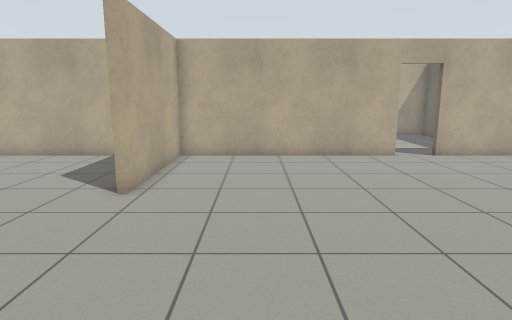
view 1 (above)

17 first-person views from a walk through a robot-simulator world made for Gazebo. The camera is 1.2 m above the floor, tilts 10° down and sees 75° across. The floor is counted in squares, 0.5 m on a side. Each view is taken from the middle of a square. On the plan, view 1 faces up. The plan holds only what a view shows up to about 19 squares ahead; the rest is blank.

view 2
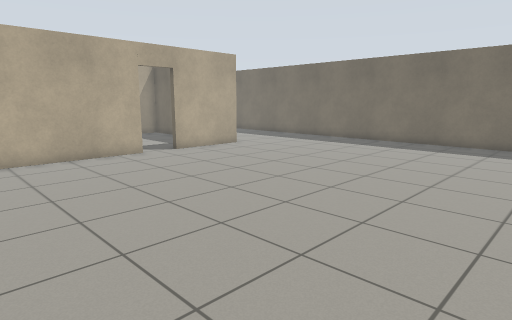

view 3
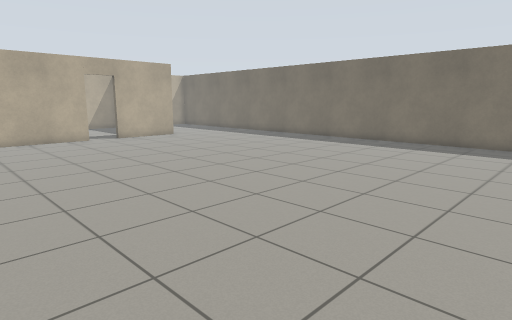

view 4
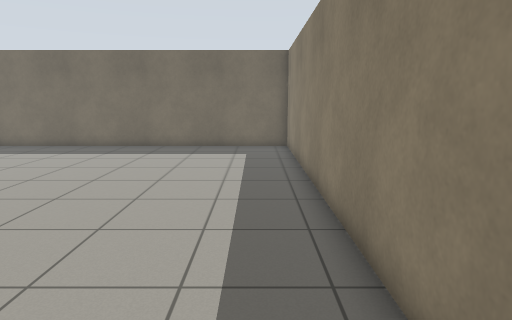

view 5
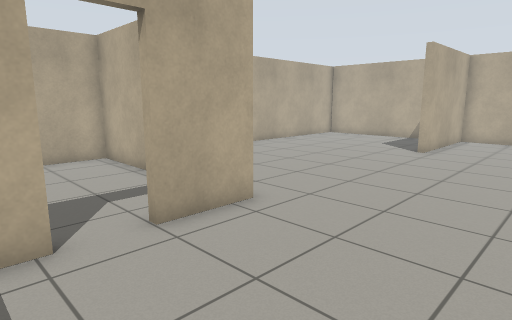

view 6
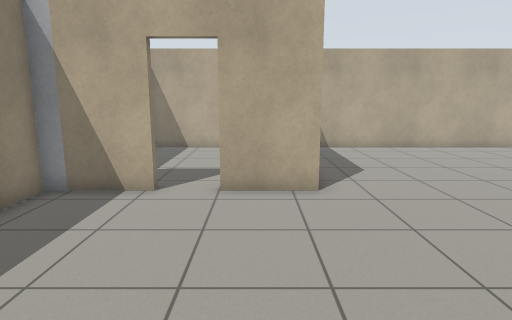

view 7
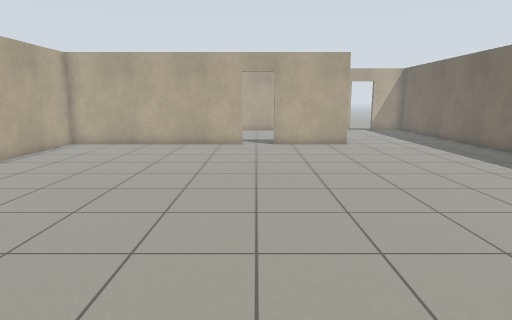

view 8
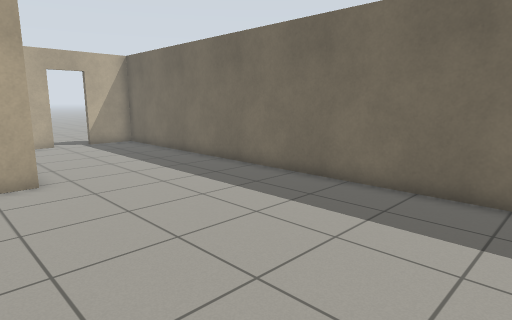

view 9
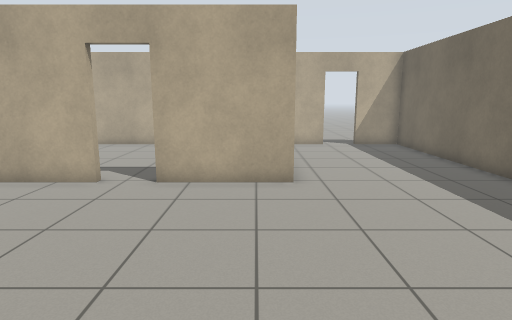

view 10
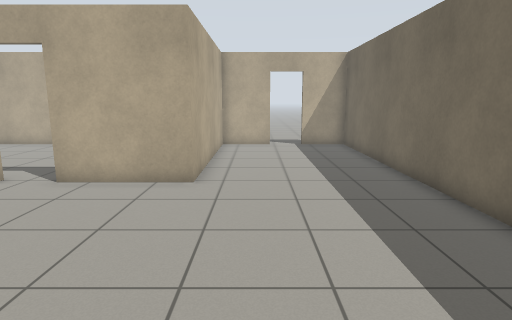

view 11
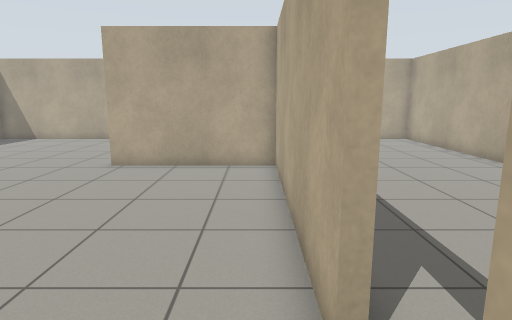

view 12
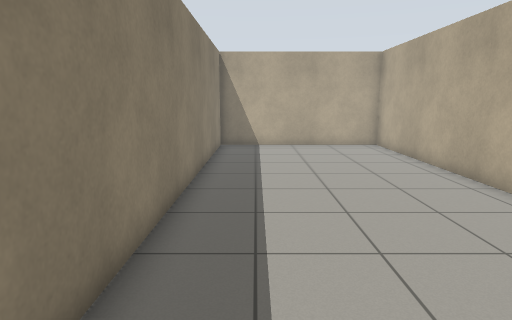

view 13
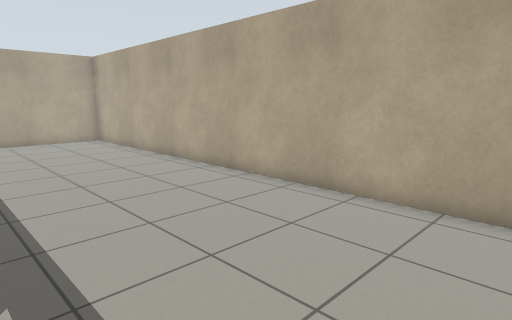

view 14
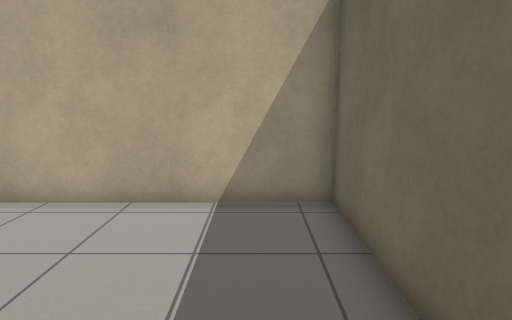

view 15
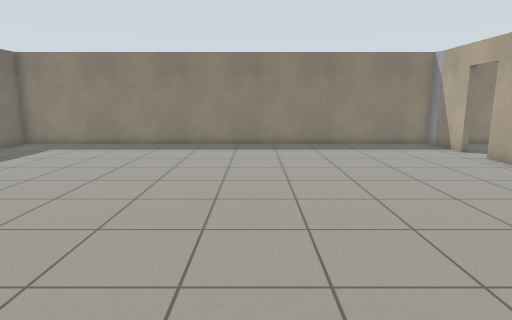

view 16
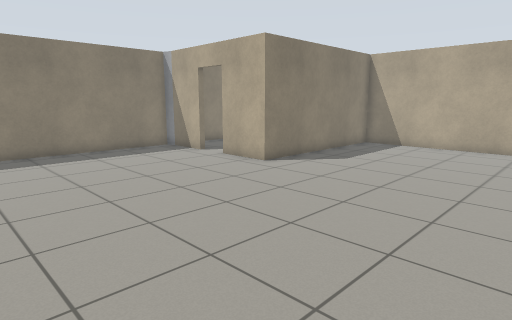

view 17
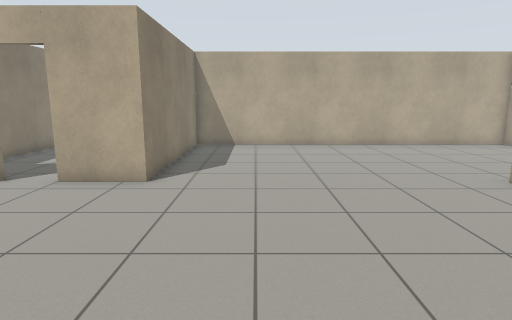

### Floor plan
Points are (right, up) in squares from view 1. A wall is a line through its corners. A room is listed if a view was taken in it or the views show most of it. See-through windows are left out.
Room 1 (views 1, 2, 3, 4, 5, 6, 7, 8, 9, 10, 11, 15, 16, 17)
walls: (6.2, 14.7) (-3.4, 14.7) (-3.4, 8.5) (-3.8, 8.5); (-3.8, -6.8) (-3.8, -9.1) (-3.6, -9.7) (19, -9.7) (19, 23.7) (16.6, 23.7); (-6.3, 14.7) (-12.4, 14.7) (-12.4, -2.3) (-3.8, -2.3) (-3.8, -5); (14.9, 23.7) (12.1, 23.7) (12.1, 14.7) (8, 14.7)
ways out: open door at (7.5, 15) to room 2; open door at (-4, -5.5); open door at (15.5, 24)
Room 2 (views 12, 13, 14)
walls: (11.8, 18.1) (11.8, 23.7) (-12.4, 23.7) (-12.4, 15) (3.7, 15)
ways out: open door at (7.5, 15) to room 1

Where each view was taken, in squares from view 1:
view 1: 0 up, 0 right, facing up
view 2: 0 up, 1 left, facing up-right
view 3: 7 down, 1 left, facing up-right
view 4: 8 down, 1 right, facing right
view 5: 8 down, 2 right, facing up-left
view 6: 4 down, 5 right, facing left
view 7: 4 down, 7 right, facing up
view 8: 4 up, 10 right, facing up-right
view 9: 5 up, 11 right, facing up
view 10: 5 up, 14 right, facing up
view 11: 14 up, 9 right, facing left
view 12: 17 up, 6 right, facing left
view 13: 16 up, 9 right, facing up-left
view 14: 16 up, 10 right, facing up
view 15: 9 up, 6 right, facing down
view 16: 7 up, 6 right, facing down-left
view 17: 1 up, 6 right, facing left
